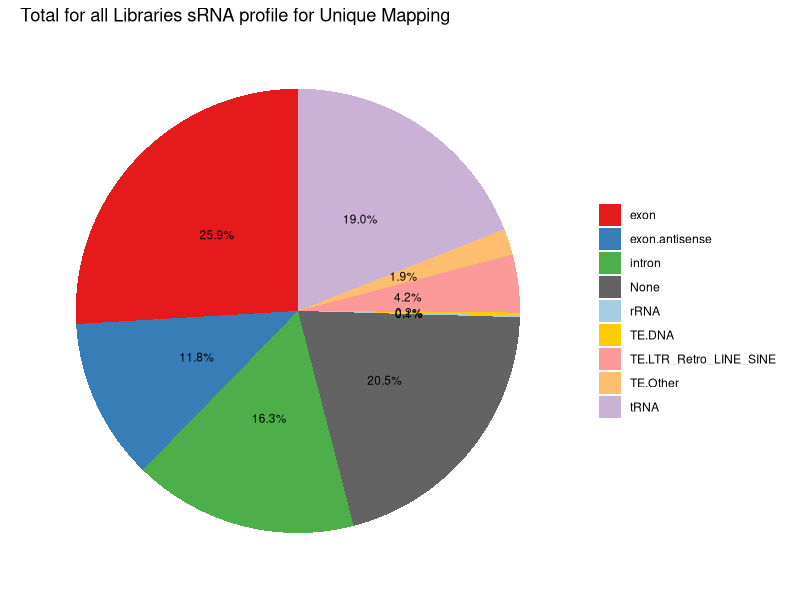
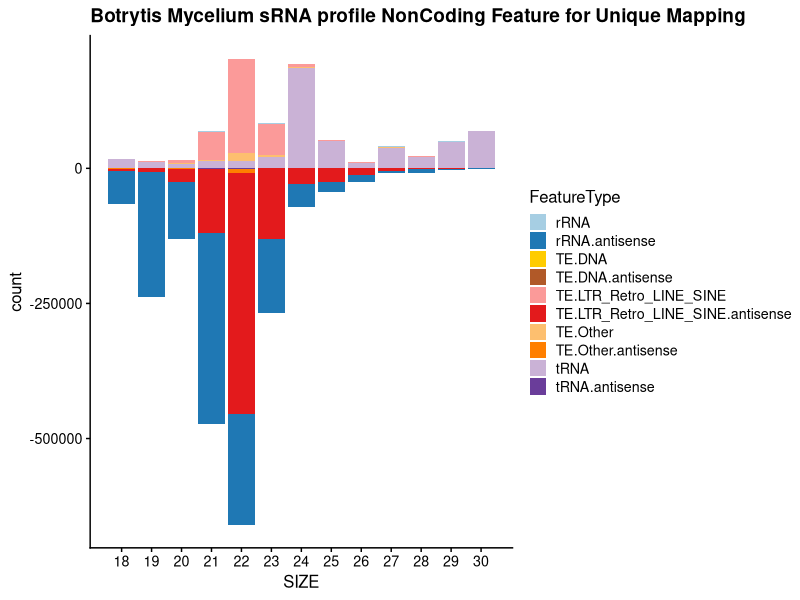
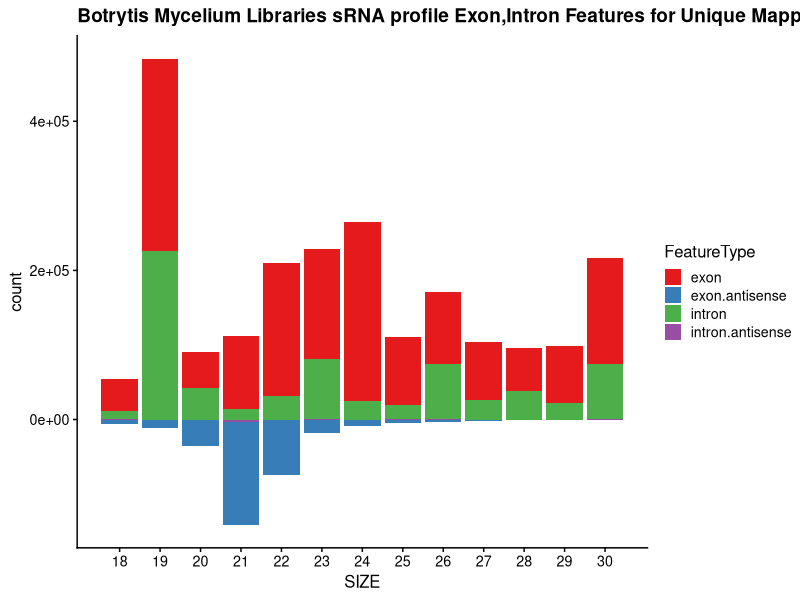
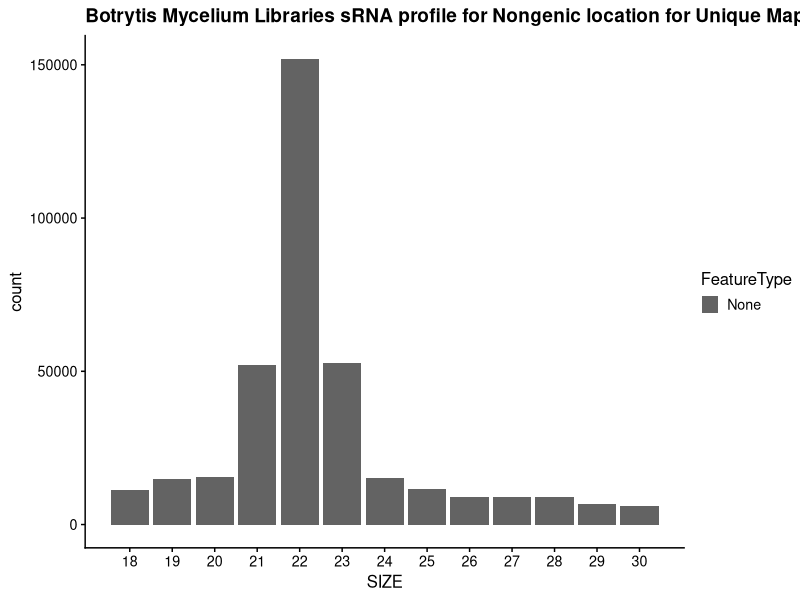
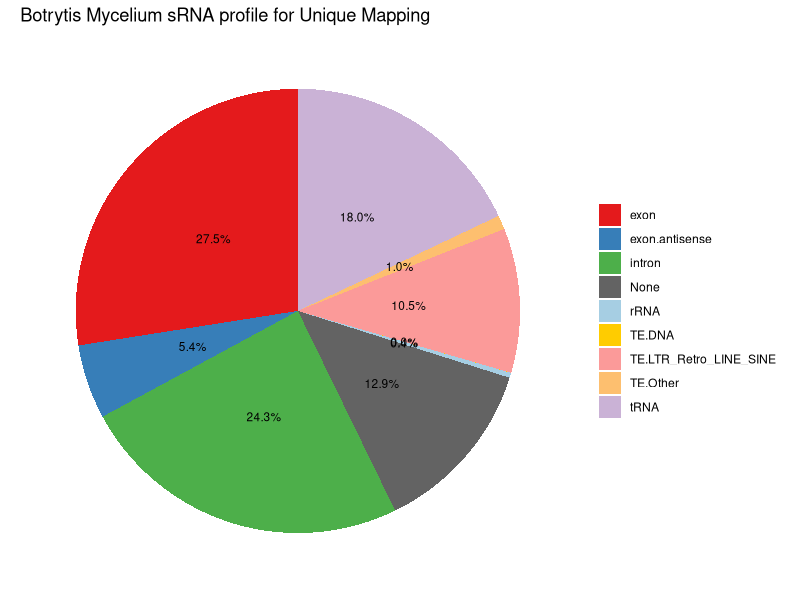
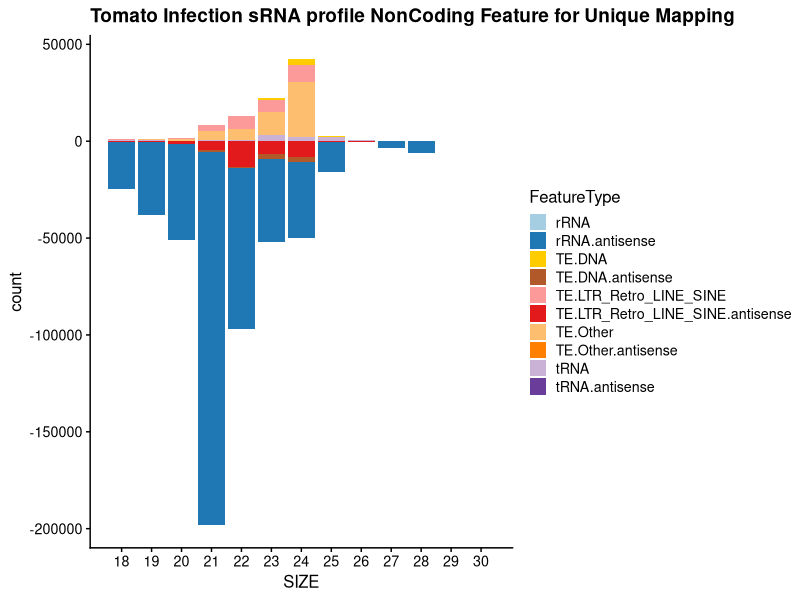
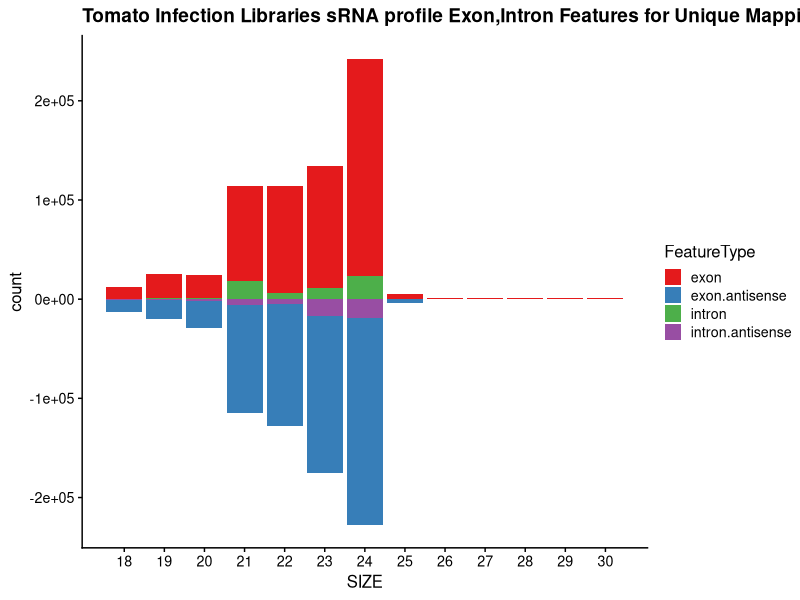
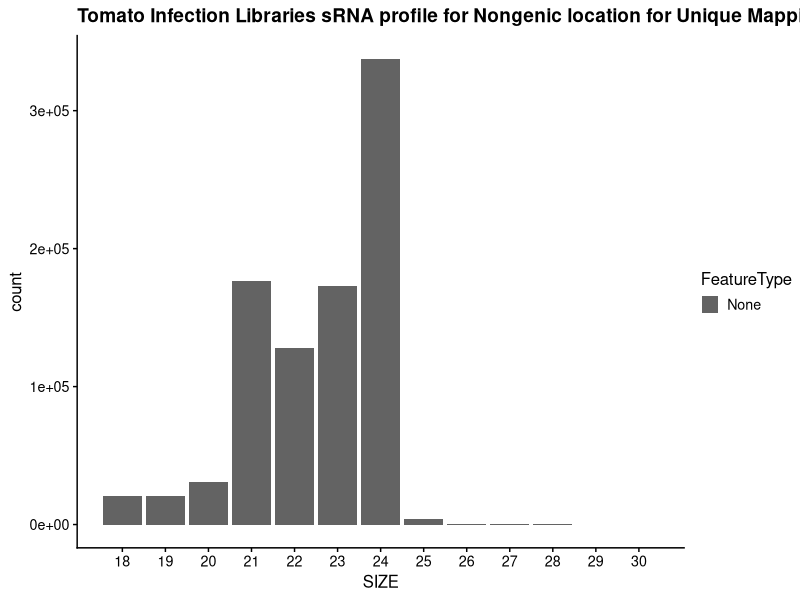

The R script that drew these images, in order:
#!/usr/bin/env Rscript
library(ggplot2)
library(tidyverse)
library(dplyr)
library(RColorBrewer)
library(cowplot)

# some definitions
pairedcolors = brewer.pal(12, "Paired")
green1 = pairedcolors[3]
green2 = pairedcolors[4]
pairedcolors[3] = "#FFCC00"
pairedcolors[4] = "#B15928"
pairedcolors[11] = green1
pairedcolors[12] = green2
pairedcolors[13] = '#FFFF11'
pairedcolors[14] = '#AA0011'

exonColors = brewer.pal(4, "Set1")
IntergenicColors = rev(brewer.pal(3,"Greys"))

piecolors = pairedcolors
piecolors[1] = exonColors[1]
piecolors[2] = exonColors[2]
piecolors[3] = exonColors[3]
piecolors[4] = IntergenicColors[1]
piecolors[5] = pairedcolors[1]
piecolors[6] = pairedcolors[3]
piecolors[7] = pairedcolors[5]
piecolors[8] = pairedcolors[7]
piecolors[9] = pairedcolors[9]
piecolors[10] = pairedcolors[11]


negate <- function(x) ( -1.0 * x)
add_antisense <- function(x) ( paste0(x,".antisense"))
# setup default plot out
pdf("Combo_all_plots_uniq.pdf")

# read in the "all data"
sRNA.Allsense = read_tsv("results/Botrytis_sense_size_profile_uniq.tsv") %>% filter(SIZE >= 18)
sRNA.Allantisense = read_tsv("results/Botrytis_antisense_size_profile_uniq.tsv") %>% filter(SIZE >= 18)

sRNA.sense <- sRNA.Allsense %>% select(-c('TOTAL')) %>% pivot_longer(!SIZE, names_to = "FeatureType", values_to = "count")
sRNA.noExon <- sRNA.sense %>% filter(FeatureType != 'exon' & FeatureType != "None" & FeatureType != "intron")


sRNA.antisense <- sRNA.Allantisense %>% select(-c('TOTAL')) %>% pivot_longer(!SIZE, names_to = "FeatureType", values_to = "count") %>%
    mutate_at(vars(-c("SIZE","FeatureType")),negate) %>% mutate_at(c("FeatureType"),add_antisense)
sRNA.antinoExon <- sRNA.antisense %>% filter(FeatureType != 'exon.antisense' & FeatureType != "None.antisense" & FeatureType != "intron.antisense")

sRNA.combined <- bind_rows(sRNA.antinoExon,sRNA.noExon) %>% arrange(desc(FeatureType))



pN<-ggplot(sRNA.combined,aes(SIZE,count,fill=FeatureType)) +
    geom_bar(stat='identity',position="stack") + scale_x_discrete(limit = unique(sRNA.combined$SIZE)) +
    theme_cowplot(12) + scale_fill_manual(values = pairedcolors) + ggtitle("Combined all Libraries sRNA profile NonCoding Features for Unique Mapping")
pN

sRNA.Exon <- bind_rows(sRNA.sense %>% filter(FeatureType == 'exon' | FeatureType == "intron"),
                       sRNA.antisense %>% filter(FeatureType == 'exon.antisense' | FeatureType == "intron.antisense"))

pE<-ggplot(sRNA.Exon,aes(SIZE,count,fill=FeatureType)) +
    geom_bar(stat='identity',position="stack") +
    scale_fill_manual(values = exonColors) +  theme_cowplot(12)  + scale_x_discrete(limit = unique(sRNA.combined$SIZE)) +
    ggtitle("Combined all Libraries sRNA profile Exon,Intron Features for Unique Mapping")
pE

sRNA.Other <- sRNA.sense %>% filter(FeatureType == 'None')
pO<-ggplot(sRNA.Other,aes(SIZE,count,fill=FeatureType)) +
    geom_bar(stat='identity',position="stack") +
    scale_fill_manual(values = IntergenicColors) +  theme_cowplot(12)  + scale_x_discrete(limit = unique(sRNA.combined$SIZE)) +
    ggtitle("Combined all Libraries sRNA profile for Non-Genic location for Unique Mapping")
pO


pg <- plot_grid(pN, pE, pO, labels = c('A', 'B', "C"), label_size = 12,ncol = 1,align = "v")
ggsave("All_Libraries_size_profile_uniq.pdf",pg,height=18,width=12)

# pie chart time
# make antisense counts, collapse sRNA read length

sRNA.antisenseWoExon <- sRNA.Allsense %>% select(-c('TOTAL')) %>% pivot_longer(!SIZE, names_to = "FeatureType", values_to = "count") %>%
    filter(FeatureType != "exon") %>% group_by(FeatureType) %>% summarize(countAllSize = sum(count))

exonAntisense <- sRNA.antisense %>% filter(FeatureType == "exon.antisense") %>% group_by(FeatureType) %>%
    mutate_at(vars(c(count)),negate) %>% summarize(countAllSize = sum(count))
# combine all sense feature with antisense features, but leave exons.antisense out as separate category
sRNA.combinedAll <- bind_rows(sRNA.sense %>% group_by(FeatureType) %>% summarize(countAllSize = sum(count)),
                              exonAntisense,sRNA.antisenseWoExon) %>% group_by(FeatureType) %>% summarize(countAll = sum(countAllSize))

Total = sum(sRNA.combinedAll %>% select(countAll))

sRNA.combinedAll <- sRNA.combinedAll %>% mutate(Perc=100*(countAll/Total)) # add percentage in
pie <- ggplot(sRNA.combinedAll, aes(x="", y=countAll, fill=FeatureType)) +
    geom_bar(stat="identity", width=1) + geom_text(aes(label = paste0(sprintf("%.1f",Perc), "%")), position = position_stack(vjust=0.5), size=3) +
    coord_polar("y", start=0) +  scale_fill_manual(values = piecolors) + ggtitle("Total for all Libraries sRNA profile for Unique Mapping") +
    theme_classic() +  labs(x = NULL, y = NULL, fill = NULL) +   theme(axis.line = element_blank(),
                                                                       axis.text = element_blank(),
                                                                       axis.ticks = element_blank())

pie
ggsave("All_Libraries_Piechart_uniq.pdf",pie)

######

# B
sRNA.Bsense = read_tsv("results/Botrytis_sense_ExprB_size_profile_uniq.tsv") %>% filter(SIZE >= 18)
sRNA.Bantisense = read_tsv("results/Botrytis_antisense_ExprB_size_profile_uniq.tsv") %>% filter(SIZE >= 18)

sRNA.sense <- sRNA.Bsense %>% select(-c('TOTAL')) %>% pivot_longer(!SIZE, names_to = "FeatureType", values_to = "count")
sRNA.noExon <- sRNA.sense %>% filter(FeatureType != 'exon' & FeatureType != "None" & FeatureType != "intron")

sRNA.antisense <- sRNA.Bantisense %>% select(-c('TOTAL')) %>% pivot_longer(!SIZE, names_to = "FeatureType", values_to = "count") %>%
    mutate_at(vars(-c("SIZE","FeatureType")),negate) %>% mutate_at(c("FeatureType"),add_antisense)
sRNA.antinoExon <- sRNA.antisense %>% filter(FeatureType != 'exon.antisense' & FeatureType != "None.antisense" & FeatureType != "intron.antisense")

sRNA.combined <- bind_rows(sRNA.antinoExon,sRNA.noExon) %>% arrange(desc(FeatureType))

pN<-ggplot(sRNA.combined,aes(SIZE,count,fill=FeatureType)) +
    geom_bar(stat='identity',position="stack") + scale_x_discrete(limit = unique(sRNA.combined$SIZE)) +
    theme_cowplot(12) + scale_fill_manual(values = pairedcolors) + ggtitle("Botrytis Mycelium sRNA profile NonCoding Feature for Unique Mapping")
pN

sRNA.Exon <- bind_rows(sRNA.sense %>% filter(FeatureType == 'exon' | FeatureType == "intron"),
                       sRNA.antisense %>% filter(FeatureType == 'exon.antisense' | FeatureType == "intron.antisense"))

pE<-ggplot(sRNA.Exon,aes(SIZE,count,fill=FeatureType)) +
    geom_bar(stat='identity',position="stack") +
    scale_fill_manual(values = exonColors) +  theme_cowplot(12)  + scale_x_discrete(limit = unique(sRNA.combined$SIZE)) +
    ggtitle("Botrytis Mycelium Libraries sRNA profile Exon,Intron Features for Unique Mapping")
pE

sRNA.Other <- sRNA.sense %>% filter(FeatureType == 'None')
pO<-ggplot(sRNA.Other,aes(SIZE,count,fill=FeatureType)) +
    geom_bar(stat='identity',position="stack") +
    scale_fill_manual(values = IntergenicColors)  +  theme_cowplot(12)  + scale_x_discrete(limit = unique(sRNA.combined$SIZE)) +
    ggtitle("Botrytis Mycelium Libraries sRNA profile for Nongenic location for Unique Mapping")
pO

pg <- plot_grid(pN, pE, pO, labels = c('A', 'B', "C"), label_size = 12,ncol = 1,align = "v")
ggsave("Mycelium_size_profile_uniq.pdf",pg,height=18,width=12)

# pie chart time
# make antisense counts, collapse sRNA read length

sRNA.antisenseWoExon <- sRNA.Bsense %>% select(-c('TOTAL')) %>% pivot_longer(!SIZE, names_to = "FeatureType", values_to = "count") %>%
    filter(FeatureType != "exon") %>% group_by(FeatureType) %>% summarize(countAllSize = sum(count))

exonAntisense <- sRNA.antisense %>% filter(FeatureType == "exon.antisense") %>% group_by(FeatureType) %>%
    mutate_at(vars(c(count)),negate) %>% summarize(countAllSize = sum(count))
# combine all sense feature with antisense features, but leave exons.antisense out as separate category
sRNA.combinedAll <- bind_rows(sRNA.sense %>% group_by(FeatureType) %>% summarize(countAllSize = sum(count)),
                              exonAntisense,sRNA.antisenseWoExon) %>% group_by(FeatureType) %>% summarize(countAll = sum(countAllSize))

Total = sum(sRNA.combinedAll %>% select(countAll))

sRNA.combinedAll <- sRNA.combinedAll %>% mutate(Perc=100*(countAll/Total)) # add percentage in
pie <- ggplot(sRNA.combinedAll, aes(x="", y=countAll, fill=FeatureType)) +
    geom_bar(stat="identity", width=1) + geom_text(aes(label = paste0(sprintf("%.1f",Perc), "%")), position = position_stack(vjust=0.5), size=3) +
    coord_polar("y", start=0) +  scale_fill_manual(values = piecolors) + ggtitle("Botrytis Mycelium sRNA profile for Unique Mapping") +
    theme_classic() +  labs(x = NULL, y = NULL, fill = NULL) +   theme(axis.line = element_blank(),
                                                                       axis.text = element_blank(),
                                                                       axis.ticks = element_blank())

pie
ggsave("Mycelium_Piechart_uniq.pdf",pie,height=8,width=8)


## Infection
sRNA.Isense = read_tsv("results/Botrytis_sense_ExprI_size_profile_uniq.tsv") %>% filter(SIZE >= 18)
sRNA.Iantisense = read_tsv("results/Botrytis_antisense_ExprI_size_profile_uniq.tsv") %>% filter(SIZE >= 18)

sRNA.sense <- sRNA.Isense %>% select(-c('TOTAL')) %>% pivot_longer(!SIZE, names_to = "FeatureType", values_to = "count")
sRNA.noExon <- sRNA.sense %>% filter(FeatureType != 'exon' & FeatureType != "None" & FeatureType != "intron")

sRNA.antisense <- sRNA.Iantisense %>% select(-c('TOTAL')) %>% pivot_longer(!SIZE, names_to = "FeatureType", values_to = "count") %>%
    mutate_at(vars(-c("SIZE","FeatureType")),negate) %>% mutate_at(c("FeatureType"),add_antisense)
sRNA.antinoExon <- sRNA.antisense %>% filter(FeatureType != 'exon.antisense' & FeatureType != "None.antisense" & FeatureType != "intron.antisense")

sRNA.combined <- bind_rows(sRNA.antinoExon,sRNA.noExon) %>% arrange(desc(FeatureType))

pN<-ggplot(sRNA.combined,aes(SIZE,count,fill=FeatureType)) +
    geom_bar(stat='identity',position="stack") + scale_x_discrete(limit = unique(sRNA.combined$SIZE)) +
    theme_cowplot(12) + scale_fill_manual(values = pairedcolors) + ggtitle("Tomato Infection sRNA profile NonCoding Feature for Unique Mapping")
pN

sRNA.Exon <- bind_rows(sRNA.sense %>% filter(FeatureType == 'exon' | FeatureType == "intron"),
                       sRNA.antisense %>% filter(FeatureType == 'exon.antisense' | FeatureType == "intron.antisense"))

pE<-ggplot(sRNA.Exon,aes(SIZE,count,fill=FeatureType)) +
    geom_bar(stat='identity',position="stack") +
    scale_fill_manual(values = exonColors) +  theme_cowplot(12)  + scale_x_discrete(limit = unique(sRNA.combined$SIZE)) +
    ggtitle("Tomato Infection Libraries sRNA profile Exon,Intron Features for Unique Mapping")
pE

sRNA.Other <- sRNA.sense %>% filter(FeatureType == 'None')
pO<-ggplot(sRNA.Other,aes(SIZE,count,fill=FeatureType)) +
    geom_bar(stat='identity',position="stack") +
    scale_fill_manual(values = IntergenicColors) +  theme_cowplot(12)  + scale_x_discrete(limit = unique(sRNA.combined$SIZE)) +
    ggtitle("Tomato Infection Libraries sRNA profile for Nongenic location for Unique Mapping")
pO

pg <- plot_grid(pN, pE, pO, labels = c('A', 'B', "C"), label_size = 12,ncol = 1,align = "v")
ggsave("TomatoInfection_size_profile_uniq.pdf",pg,height=18,width=12)

# pie chart time
# make antisense counts, collapse sRNA read length

sRNA.antisenseWoExon <- sRNA.Isense %>% select(-c('TOTAL')) %>% pivot_longer(!SIZE, names_to = "FeatureType", values_to = "count") %>%
    filter(FeatureType != "exon") %>% group_by(FeatureType) %>% summarize(countAllSize = sum(count))

exonAntisense <- sRNA.antisense %>% filter(FeatureType == "exon.antisense") %>% group_by(FeatureType) %>%
    mutate_at(vars(c(count)),negate) %>% summarize(countAllSize = sum(count))
# combine all sense feature with antisense features, but leave exons.antisense out as separate category
sRNA.combinedAll <- bind_rows(sRNA.sense %>% group_by(FeatureType) %>% summarize(countAllSize = sum(count)),
                              exonAntisense,sRNA.antisenseWoExon) %>% group_by(FeatureType) %>% summarize(countAll = sum(countAllSize))

Total = sum(sRNA.combinedAll %>% select(countAll))

sRNA.combinedAll <- sRNA.combinedAll %>% mutate(Perc=100*(countAll/Total)) # add percentage in
pie <- ggplot(sRNA.combinedAll, aes(x="", y=countAll, fill=FeatureType)) +
    geom_bar(stat="identity", width=1) + geom_text(aes(label = paste0(sprintf("%.1f",Perc), "%")), position = position_stack(vjust=0.5), size=3) +
    coord_polar("y", start=0) +  scale_fill_manual(values = piecolors) + ggtitle("Botrytis Tomato Infection sRNA profile for Unique Mapping") +
    theme_classic() +  labs(x = NULL, y = NULL, fill = NULL) +   theme(axis.line = element_blank(),
                                                                       axis.text = element_blank(),
                                                                       axis.ticks = element_blank())

pie
ggsave("TomatoInfection_Piechart_uniq.pdf",pie,width=8,height=8)


####
# Mock
sRNA.Msense = read_tsv("results/Botrytis_sense_ExprM_size_profile_uniq.tsv") %>% filter(SIZE >= 18)
sRNA.Mantisense = read_tsv("results/Botrytis_antisense_ExprM_size_profile_uniq.tsv") %>% filter(SIZE >= 18)

sRNA.sense <- sRNA.Msense %>% select(-c('TOTAL')) %>% pivot_longer(!SIZE, names_to = "FeatureType", values_to = "count")
sRNA.noExon <- sRNA.sense %>% filter(FeatureType != 'exon' & FeatureType != "None" & FeatureType != "intron")

sRNA.antisense <- sRNA.Mantisense %>% select(-c('TOTAL')) %>% pivot_longer(!SIZE, names_to = "FeatureType", values_to = "count") %>%
    mutate_at(vars(-c("SIZE","FeatureType")),negate) %>% mutate_at(c("FeatureType"),add_antisense)
sRNA.antinoExon <- sRNA.antisense %>% filter(FeatureType != 'exon.antisense' & FeatureType != "None.antisense" & FeatureType != "intron.antisense")

sRNA.combined <- bind_rows(sRNA.antinoExon,sRNA.noExon) %>% arrange(desc(FeatureType))

pN<-ggplot(sRNA.combined,aes(SIZE,count,fill=FeatureType)) +
    geom_bar(stat='identity',position="stack") + scale_x_discrete(limit = unique(sRNA.combined$SIZE)) +
    theme_cowplot(12) + scale_fill_manual(values = pairedcolors) + ggtitle("Tomato Mock Infection sRNA profile NonCoding Feature for Unique Mapping")
pN

pE<-ggplot(sRNA.Exon,aes(SIZE,count,fill=FeatureType)) +
    geom_bar(stat='identity',position="stack") +
    scale_fill_manual(values = exonColors) +  theme_cowplot(12)  + scale_x_discrete(limit = unique(sRNA.combined$SIZE)) +
    ggtitle("Tomato Mock Infection Libraries sRNA profile Exon,Intron Features for Unique Mapping")
pE

sRNA.Other <- sRNA.sense %>% filter(FeatureType == 'None')
pO<-ggplot(sRNA.Other,aes(SIZE,count,fill=FeatureType)) +
    geom_bar(stat='identity',position="stack") +
    scale_fill_manual(values = IntergenicColors) +  theme_cowplot(12)  + scale_x_discrete(limit = unique(sRNA.combined$SIZE)) +
    ggtitle("Tomato Mock Infection Libraries sRNA profile for Nongenic location for Unique Mapping")
pO

pg <- plot_grid(pN, pE, pO, labels = c('A', 'B', "C"), label_size = 12,ncol = 1,align = "v")
ggsave("MockInfection_size_profile_uniq.pdf",pg,height=18,width=12)

# pie chart time
# make antisense counts, collapse sRNA read length

sRNA.antisenseWoExon <- sRNA.Isense %>% select(-c('TOTAL')) %>% pivot_longer(!SIZE, names_to = "FeatureType", values_to = "count") %>%
    filter(FeatureType != "exon") %>% group_by(FeatureType) %>% summarize(countAllSize = sum(count))

exonAntisense <- sRNA.antisense %>% filter(FeatureType == "exon.antisense") %>% group_by(FeatureType) %>%
    mutate_at(vars(c(count)),negate) %>% summarize(countAllSize = sum(count))
# combine all sense feature with antisense features, but leave exons.antisense out as separate category
sRNA.combinedAll <- bind_rows(sRNA.sense %>% group_by(FeatureType) %>% summarize(countAllSize = sum(count)),
                              exonAntisense,sRNA.antisenseWoExon) %>% group_by(FeatureType) %>% summarize(countAll = sum(countAllSize))

Total = sum(sRNA.combinedAll %>% select(countAll))

sRNA.combinedAll <- sRNA.combinedAll %>% mutate(Perc=100*(countAll/Total)) # add percentage in
pie <- ggplot(sRNA.combinedAll, aes(x="", y=countAll, fill=FeatureType)) +
    geom_bar(stat="identity", width=1) + geom_text(aes(label = paste0(sprintf("%.1f",Perc), "%")), position = position_stack(vjust=0.5), size=3) +
    coord_polar("y", start=0) +  scale_fill_manual(values = piecolors) + ggtitle("Mock Tomato Infection sRNA profile for Unique Mapping") +
    theme_classic() +  labs(x = NULL, y = NULL, fill = NULL) +   theme(axis.line = element_blank(),
                                                                       axis.text = element_blank(),
                                                                       axis.ticks = element_blank())

pie
ggsave("MockInfection_Piechart_uniq.pdf",pie,width=8,height=8)
